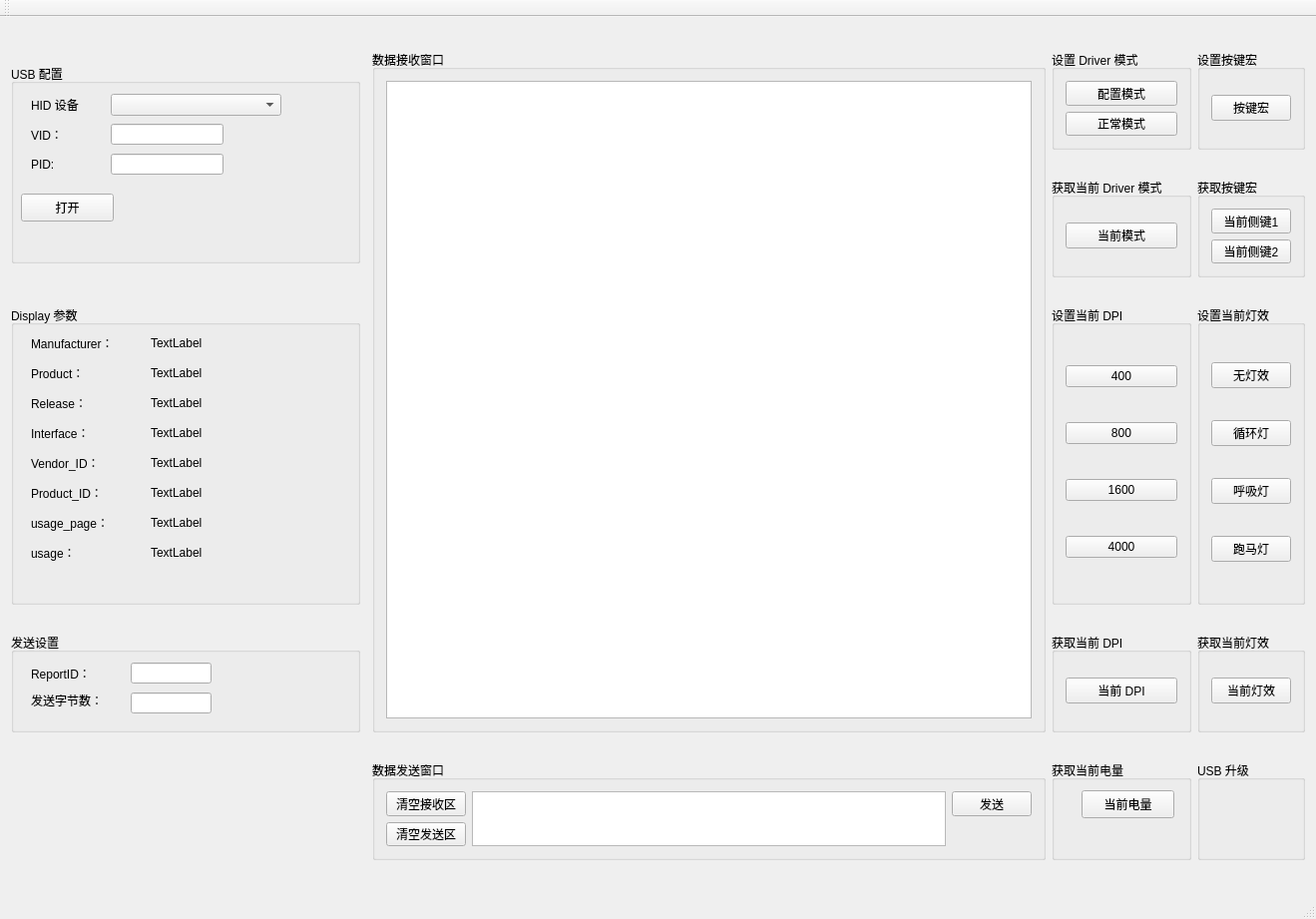
<?xml version="1.0" encoding="UTF-8"?>
<ui version="4.0">
 <class>MouseConfigTool</class>
 <widget class="QMainWindow" name="MouseConfigTool">
  <property name="geometry">
   <rect>
    <x>0</x>
    <y>0</y>
    <width>1319</width>
    <height>921</height>
   </rect>
  </property>
  <property name="windowTitle">
   <string>MouseConfigTool</string>
  </property>
  <widget class="QWidget" name="centralWidget">
   <layout class="QGridLayout" name="gridLayout_3">
    <item row="0" column="0" rowspan="2" colspan="2">
     <widget class="QGroupBox" name="groupBox">
      <property name="minimumSize">
       <size>
        <width>350</width>
        <height>200</height>
       </size>
      </property>
      <property name="maximumSize">
       <size>
        <width>350</width>
        <height>200</height>
       </size>
      </property>
      <property name="title">
       <string>USB 配置</string>
      </property>
      <widget class="QLabel" name="label">
       <property name="geometry">
        <rect>
         <x>20</x>
         <y>30</y>
         <width>72</width>
         <height>21</height>
        </rect>
       </property>
       <property name="text">
        <string>HID 设备</string>
       </property>
      </widget>
      <widget class="QPushButton" name="on_offBtn">
       <property name="geometry">
        <rect>
         <x>10</x>
         <y>130</y>
         <width>93</width>
         <height>28</height>
        </rect>
       </property>
       <property name="text">
        <string>打开</string>
       </property>
      </widget>
      <widget class="QComboBox" name="comboHIDBox">
       <property name="geometry">
        <rect>
         <x>100</x>
         <y>30</y>
         <width>171</width>
         <height>22</height>
        </rect>
       </property>
      </widget>
      <widget class="QLabel" name="label_12">
       <property name="geometry">
        <rect>
         <x>20</x>
         <y>60</y>
         <width>72</width>
         <height>21</height>
        </rect>
       </property>
       <property name="text">
        <string>VID：</string>
       </property>
      </widget>
      <widget class="QLabel" name="label_13">
       <property name="geometry">
        <rect>
         <x>20</x>
         <y>90</y>
         <width>72</width>
         <height>21</height>
        </rect>
       </property>
       <property name="text">
        <string>PID:</string>
       </property>
      </widget>
      <widget class="QLineEdit" name="VIDLineEdit">
       <property name="geometry">
        <rect>
         <x>100</x>
         <y>60</y>
         <width>113</width>
         <height>21</height>
        </rect>
       </property>
      </widget>
      <widget class="QLineEdit" name="PIDLineEdit">
       <property name="geometry">
        <rect>
         <x>100</x>
         <y>90</y>
         <width>113</width>
         <height>21</height>
        </rect>
       </property>
      </widget>
     </widget>
    </item>
    <item row="1" column="4">
     <widget class="QGroupBox" name="groupBox_11">
      <property name="maximumSize">
       <size>
        <width>16777215</width>
        <height>100</height>
       </size>
      </property>
      <property name="title">
       <string>获取按键宏</string>
      </property>
      <layout class="QVBoxLayout" name="verticalLayout_6">
       <item>
        <widget class="QPushButton" name="getMultiKey0Btn">
         <property name="text">
          <string>当前侧键1</string>
         </property>
        </widget>
       </item>
       <item>
        <widget class="QPushButton" name="getMultiKey1Btn">
         <property name="text">
          <string>当前侧键2</string>
         </property>
        </widget>
       </item>
      </layout>
     </widget>
    </item>
    <item row="0" column="3">
     <widget class="QGroupBox" name="groupBox_12">
      <property name="maximumSize">
       <size>
        <width>16777215</width>
        <height>100</height>
       </size>
      </property>
      <property name="title">
       <string>设置 Driver 模式</string>
      </property>
      <layout class="QVBoxLayout" name="verticalLayout_8">
       <item>
        <widget class="QPushButton" name="setConfigModeBtn">
         <property name="text">
          <string>配置模式</string>
         </property>
        </widget>
       </item>
       <item>
        <widget class="QPushButton" name="setNormalModeBtn">
         <property name="text">
          <string>正常模式</string>
         </property>
        </widget>
       </item>
      </layout>
     </widget>
    </item>
    <item row="2" column="3">
     <widget class="QGroupBox" name="groupBox_6">
      <property name="title">
       <string>设置当前 DPI</string>
      </property>
      <layout class="QVBoxLayout" name="verticalLayout">
       <item>
        <widget class="QPushButton" name="DPIMode1Btn">
         <property name="text">
          <string>400</string>
         </property>
        </widget>
       </item>
       <item>
        <widget class="QPushButton" name="DPIMode2Btn">
         <property name="text">
          <string>800</string>
         </property>
        </widget>
       </item>
       <item>
        <widget class="QPushButton" name="DPIMode3Btn">
         <property name="text">
          <string>1600</string>
         </property>
        </widget>
       </item>
       <item>
        <widget class="QPushButton" name="DPIMode4Btn">
         <property name="text">
          <string>4000</string>
         </property>
        </widget>
       </item>
      </layout>
     </widget>
    </item>
    <item row="0" column="4">
     <widget class="QGroupBox" name="groupBox_10">
      <property name="maximumSize">
       <size>
        <width>16777215</width>
        <height>100</height>
       </size>
      </property>
      <property name="title">
       <string>设置按键宏</string>
      </property>
      <layout class="QVBoxLayout" name="verticalLayout_5">
       <item>
        <widget class="QPushButton" name="setMultiKeyBtn">
         <property name="text">
          <string>按键宏</string>
         </property>
        </widget>
       </item>
      </layout>
     </widget>
    </item>
    <item row="3" column="0">
     <widget class="QGroupBox" name="groupBox_3">
      <property name="minimumSize">
       <size>
        <width>350</width>
        <height>100</height>
       </size>
      </property>
      <property name="maximumSize">
       <size>
        <width>350</width>
        <height>100</height>
       </size>
      </property>
      <property name="title">
       <string>发送设置</string>
      </property>
      <widget class="QLabel" name="label_10">
       <property name="geometry">
        <rect>
         <x>20</x>
         <y>30</y>
         <width>72</width>
         <height>21</height>
        </rect>
       </property>
       <property name="text">
        <string>ReportID：</string>
       </property>
      </widget>
      <widget class="QLineEdit" name="rpIDLineEdit">
       <property name="geometry">
        <rect>
         <x>120</x>
         <y>30</y>
         <width>81</width>
         <height>21</height>
        </rect>
       </property>
      </widget>
      <widget class="QLabel" name="label_11">
       <property name="geometry">
        <rect>
         <x>20</x>
         <y>60</y>
         <width>81</width>
         <height>16</height>
        </rect>
       </property>
       <property name="text">
        <string>发送字节数：</string>
       </property>
      </widget>
      <widget class="QLineEdit" name="sendBytesLineEdit">
       <property name="geometry">
        <rect>
         <x>120</x>
         <y>60</y>
         <width>81</width>
         <height>21</height>
        </rect>
       </property>
      </widget>
     </widget>
    </item>
    <item row="2" column="4">
     <widget class="QGroupBox" name="groupBox_7">
      <property name="title">
       <string>设置当前灯效</string>
      </property>
      <layout class="QVBoxLayout" name="verticalLayout_2">
       <item>
        <widget class="QPushButton" name="RGBMode1Btn">
         <property name="text">
          <string>无灯效</string>
         </property>
        </widget>
       </item>
       <item>
        <widget class="QPushButton" name="RGBMode2Btn">
         <property name="text">
          <string>循环灯</string>
         </property>
        </widget>
       </item>
       <item>
        <widget class="QPushButton" name="RGBMode3Btn">
         <property name="text">
          <string>呼吸灯</string>
         </property>
        </widget>
       </item>
       <item>
        <widget class="QPushButton" name="RGBMode4Btn">
         <property name="text">
          <string>跑马灯</string>
         </property>
        </widget>
       </item>
      </layout>
     </widget>
    </item>
    <item row="4" column="3">
     <widget class="QGroupBox" name="groupBox_14">
      <property name="title">
       <string>获取当前电量</string>
      </property>
      <widget class="QPushButton" name="getCurrentPowerBtn">
       <property name="geometry">
        <rect>
         <x>30</x>
         <y>30</y>
         <width>93</width>
         <height>28</height>
        </rect>
       </property>
       <property name="text">
        <string>当前电量</string>
       </property>
      </widget>
     </widget>
    </item>
    <item row="1" column="3">
     <widget class="QGroupBox" name="groupBox_13">
      <property name="maximumSize">
       <size>
        <width>16777215</width>
        <height>100</height>
       </size>
      </property>
      <property name="title">
       <string>获取当前 Driver 模式</string>
      </property>
      <layout class="QVBoxLayout" name="verticalLayout_7">
       <item>
        <widget class="QPushButton" name="getCurrentDeviceModeBtn">
         <property name="text">
          <string>当前模式</string>
         </property>
        </widget>
       </item>
      </layout>
     </widget>
    </item>
    <item row="3" column="3">
     <widget class="QGroupBox" name="groupBox_8">
      <property name="title">
       <string>获取当前 DPI</string>
      </property>
      <layout class="QVBoxLayout" name="verticalLayout_3">
       <item>
        <widget class="QPushButton" name="getCurrentDPIModeBtn">
         <property name="text">
          <string>当前 DPI</string>
         </property>
        </widget>
       </item>
      </layout>
     </widget>
    </item>
    <item row="3" column="4">
     <widget class="QGroupBox" name="groupBox_9">
      <property name="title">
       <string>获取当前灯效</string>
      </property>
      <layout class="QVBoxLayout" name="verticalLayout_4">
       <item>
        <widget class="QPushButton" name="getCurrentRGBModeBtn">
         <property name="text">
          <string>当前灯效</string>
         </property>
        </widget>
       </item>
      </layout>
     </widget>
    </item>
    <item row="2" column="0">
     <widget class="QGroupBox" name="groupBox_2">
      <property name="minimumSize">
       <size>
        <width>350</width>
        <height>300</height>
       </size>
      </property>
      <property name="maximumSize">
       <size>
        <width>350</width>
        <height>300</height>
       </size>
      </property>
      <property name="title">
       <string>Display 参数</string>
      </property>
      <widget class="QLabel" name="label_2">
       <property name="geometry">
        <rect>
         <x>20</x>
         <y>30</y>
         <width>121</width>
         <height>16</height>
        </rect>
       </property>
       <property name="text">
        <string>Manufacturer：</string>
       </property>
      </widget>
      <widget class="QLabel" name="label_3">
       <property name="geometry">
        <rect>
         <x>20</x>
         <y>60</y>
         <width>121</width>
         <height>16</height>
        </rect>
       </property>
       <property name="text">
        <string>Product：</string>
       </property>
      </widget>
      <widget class="QLabel" name="label_4">
       <property name="geometry">
        <rect>
         <x>20</x>
         <y>90</y>
         <width>121</width>
         <height>16</height>
        </rect>
       </property>
       <property name="text">
        <string>Release：</string>
       </property>
      </widget>
      <widget class="QLabel" name="label_5">
       <property name="geometry">
        <rect>
         <x>20</x>
         <y>120</y>
         <width>121</width>
         <height>16</height>
        </rect>
       </property>
       <property name="text">
        <string>Interface：</string>
       </property>
      </widget>
      <widget class="QLabel" name="label_6">
       <property name="geometry">
        <rect>
         <x>20</x>
         <y>150</y>
         <width>121</width>
         <height>16</height>
        </rect>
       </property>
       <property name="text">
        <string>Vendor_ID：</string>
       </property>
      </widget>
      <widget class="QLabel" name="label_7">
       <property name="geometry">
        <rect>
         <x>20</x>
         <y>180</y>
         <width>121</width>
         <height>16</height>
        </rect>
       </property>
       <property name="text">
        <string>Product_ID：</string>
       </property>
      </widget>
      <widget class="QLabel" name="label_8">
       <property name="geometry">
        <rect>
         <x>20</x>
         <y>210</y>
         <width>121</width>
         <height>16</height>
        </rect>
       </property>
       <property name="text">
        <string>usage_page：</string>
       </property>
      </widget>
      <widget class="QLabel" name="label_9">
       <property name="geometry">
        <rect>
         <x>20</x>
         <y>240</y>
         <width>121</width>
         <height>16</height>
        </rect>
       </property>
       <property name="text">
        <string>usage：</string>
       </property>
      </widget>
      <widget class="QLabel" name="manufacturerText">
       <property name="geometry">
        <rect>
         <x>140</x>
         <y>30</y>
         <width>72</width>
         <height>15</height>
        </rect>
       </property>
       <property name="text">
        <string>TextLabel</string>
       </property>
      </widget>
      <widget class="QLabel" name="productText">
       <property name="geometry">
        <rect>
         <x>140</x>
         <y>60</y>
         <width>72</width>
         <height>15</height>
        </rect>
       </property>
       <property name="text">
        <string>TextLabel</string>
       </property>
      </widget>
      <widget class="QLabel" name="releaseNumText">
       <property name="geometry">
        <rect>
         <x>140</x>
         <y>90</y>
         <width>72</width>
         <height>15</height>
        </rect>
       </property>
       <property name="text">
        <string>TextLabel</string>
       </property>
      </widget>
      <widget class="QLabel" name="interfaceNumText">
       <property name="geometry">
        <rect>
         <x>140</x>
         <y>120</y>
         <width>72</width>
         <height>15</height>
        </rect>
       </property>
       <property name="text">
        <string>TextLabel</string>
       </property>
      </widget>
      <widget class="QLabel" name="VIDText">
       <property name="geometry">
        <rect>
         <x>140</x>
         <y>150</y>
         <width>72</width>
         <height>15</height>
        </rect>
       </property>
       <property name="text">
        <string>TextLabel</string>
       </property>
      </widget>
      <widget class="QLabel" name="PIDText">
       <property name="geometry">
        <rect>
         <x>140</x>
         <y>180</y>
         <width>72</width>
         <height>15</height>
        </rect>
       </property>
       <property name="text">
        <string>TextLabel</string>
       </property>
      </widget>
      <widget class="QLabel" name="usagePageText">
       <property name="geometry">
        <rect>
         <x>140</x>
         <y>210</y>
         <width>72</width>
         <height>15</height>
        </rect>
       </property>
       <property name="text">
        <string>TextLabel</string>
       </property>
      </widget>
      <widget class="QLabel" name="usageText">
       <property name="geometry">
        <rect>
         <x>140</x>
         <y>240</y>
         <width>72</width>
         <height>15</height>
        </rect>
       </property>
       <property name="text">
        <string>TextLabel</string>
       </property>
      </widget>
     </widget>
    </item>
    <item row="0" column="2" rowspan="4">
     <widget class="QGroupBox" name="groupBox_4">
      <property name="title">
       <string>数据接收窗口</string>
      </property>
      <layout class="QGridLayout" name="gridLayout">
       <item row="0" column="0" colspan="2">
        <widget class="QTextEdit" name="recvDataTextEdit">
         <property name="minimumSize">
          <size>
           <width>600</width>
           <height>0</height>
          </size>
         </property>
        </widget>
       </item>
      </layout>
     </widget>
    </item>
    <item row="4" column="2">
     <widget class="QGroupBox" name="groupBox_5">
      <property name="minimumSize">
       <size>
        <width>0</width>
        <height>100</height>
       </size>
      </property>
      <property name="maximumSize">
       <size>
        <width>16777215</width>
        <height>100</height>
       </size>
      </property>
      <property name="title">
       <string>数据发送窗口</string>
      </property>
      <layout class="QGridLayout" name="gridLayout_2">
       <item row="0" column="0">
        <widget class="QPushButton" name="clearRevDataBtn">
         <property name="text">
          <string>清空接收区</string>
         </property>
        </widget>
       </item>
       <item row="1" column="0">
        <widget class="QPushButton" name="clearSendDataBtn">
         <property name="text">
          <string>清空发送区</string>
         </property>
        </widget>
       </item>
       <item row="0" column="1" rowspan="2">
        <widget class="QTextEdit" name="sendDataTextEdit"/>
       </item>
       <item row="0" column="2">
        <widget class="QPushButton" name="sendDataBtn">
         <property name="text">
          <string>发送</string>
         </property>
        </widget>
       </item>
      </layout>
     </widget>
    </item>
    <item row="4" column="4">
     <widget class="QGroupBox" name="groupBox_15">
      <property name="title">
       <string>USB 升级</string>
      </property>
     </widget>
    </item>
   </layout>
  </widget>
  <widget class="QMenuBar" name="menuBar">
   <property name="geometry">
    <rect>
     <x>0</x>
     <y>0</y>
     <width>1319</width>
     <height>26</height>
    </rect>
   </property>
  </widget>
  <widget class="QToolBar" name="mainToolBar">
   <attribute name="toolBarArea">
    <enum>TopToolBarArea</enum>
   </attribute>
   <attribute name="toolBarBreak">
    <bool>false</bool>
   </attribute>
  </widget>
  <widget class="QStatusBar" name="statusBar"/>
 </widget>
 <layoutdefault spacing="6" margin="11"/>
 <resources/>
 <connections/>
</ui>
